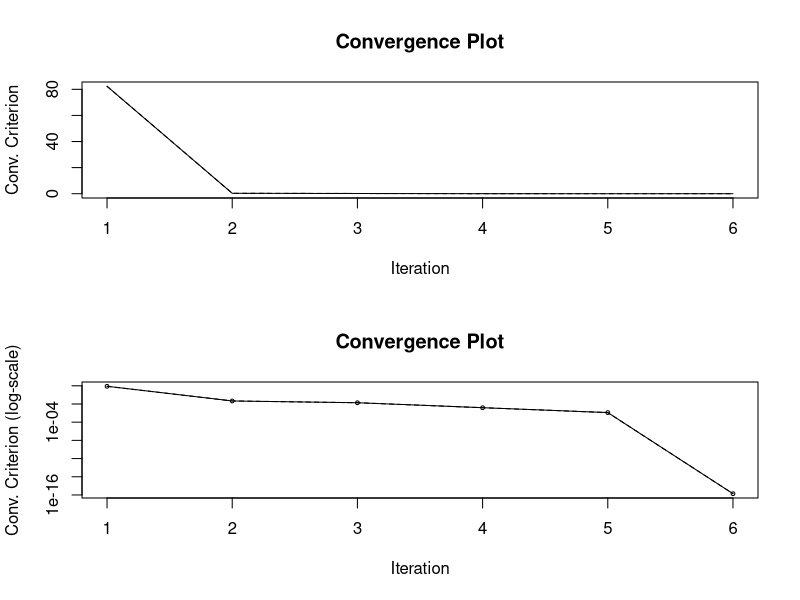

The R script that drew this image:
# --------------------------------------------------------------
# Computational Statistics
# Homework 1
# Name: Leon Löppert
# --------------------------------------------------------------

# Load dependencies ----
library(pracma)

# Problem 1.2 Preconditioned Conjugate Gradient Algorithm ----

PCG <-
  function(A, b, x, M, tol = 1e-14) {
    r <- b - A %*% x
    z <- solve(M, r)
    p <- z
    j <- 1
    
    conv <- Norm(r)
    
    if(all(b == 0)) {
      error <- Norm(r, Inf)
    }
    
    cat("Starting Preconditioned Conguate Gradient algorithm...\n")
    while (((Norm(r) / Norm(b)) > tol) && j < 500) {
      alpha <- crossprod(z, r) / (t(p) %*% A %*% p)
      x <- x + c(alpha) * p
      rnew <- r - c(alpha) * (A %*% p)
      znew <- solve(M, rnew)
      beta <- crossprod(znew, rnew) / crossprod(z, r)
      p <- znew + c(beta) * p
      r <- rnew
      z <- znew
      j <- j + 1
      
      conv[j] <- Norm(r) / Norm(b)
      
      if(all(b == 0)) {
        err[j] <- Norm(x, Inf)
      }
      cat(sprintf('It. %3.0f: %20.16e', j, conv[j]), "\n")
    }
    cat("...finished!\n")
    cat("The solution for x is:", x, "\n")
    
    par(mfrow = c(2, 1))
    
    plot(
      1:j,
      conv,
      type = 'l',
      col = 'black',
      main = 'Convergence Plot',
      xlab = 'Iteration',
      ylab = 'Conv. Criterion', cex = 0.5
    )
    lines(1:j, conv, lty = 2, col = 'black')
    
    plot(
      1:j,
      conv,
      type = 'o',
      log = 'y',
      col = 'black',
      main = 'Convergence Plot',
      xlab = 'Iteration',
      ylab = 'Conv. Criterion (log-scale)',
      cex = 0.5
    )
    lines(1:j, conv, lty = 2, col = 'black')
    
    return(list(conv = conv, x = x))
  }


# Testing algorithm ----
n <- 5
generateSPDMatrix <- function(n) {
  A <- matrix(rnorm(n * n), n, n)
  A <- A %*% t(A)  # Make it symmetric positive definite
  A <- A + n * diag(n)  # Ensure positive definiteness
  return(A)
}

A <- generateSPDMatrix(n)
b <- rnorm(n)
x <- 1:n
b <- A %*% x

x0 <- rep(0, n)
M <- diag(n)  # Preconditioner (here: identity matrix)

PCG_results <- PCG(A, b, x0, M)
PCG_results

R_solver_results <- solve(A, b)
R_solver_results
